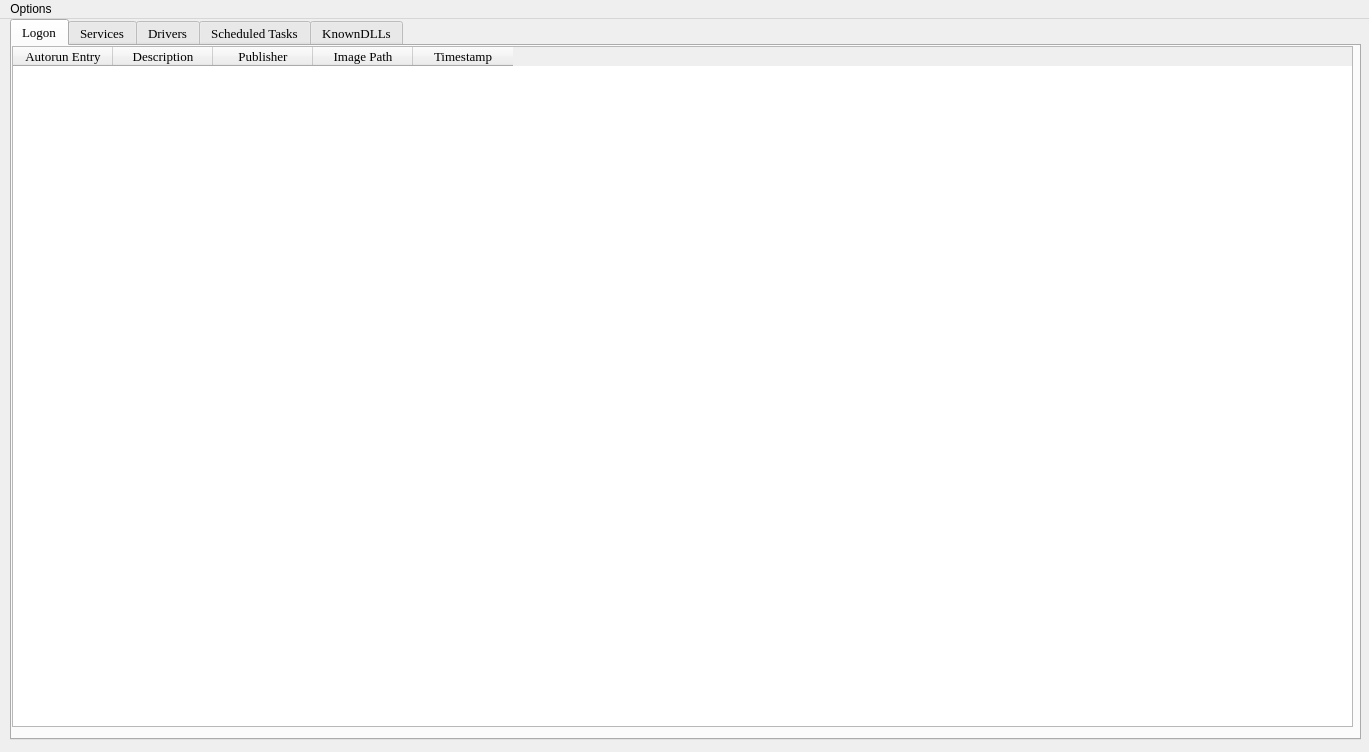
<?xml version="1.0" encoding="UTF-8"?>
<ui version="4.0">
 <class>MainWindow</class>
 <widget class="QMainWindow" name="MainWindow">
  <property name="geometry">
   <rect>
    <x>0</x>
    <y>0</y>
    <width>1369</width>
    <height>752</height>
   </rect>
  </property>
  <property name="windowTitle">
   <string>Autoruns-c</string>
  </property>
  <widget class="QWidget" name="centralwidget">
   <widget class="QTabWidget" name="tabWidget">
    <property name="geometry">
     <rect>
      <x>10</x>
      <y>0</y>
      <width>1351</width>
      <height>721</height>
     </rect>
    </property>
    <property name="font">
     <font>
      <family>Times New Roman</family>
      <pointsize>10</pointsize>
     </font>
    </property>
    <property name="currentIndex">
     <number>0</number>
    </property>
    <widget class="QWidget" name="tab_logon">
     <attribute name="title">
      <string>Logon</string>
     </attribute>
     <widget class="QTableWidget" name="tableWidget">
      <property name="geometry">
       <rect>
        <x>0</x>
        <y>0</y>
        <width>1341</width>
        <height>681</height>
       </rect>
      </property>
      <column>
       <property name="text">
        <string>Autorun Entry</string>
       </property>
      </column>
      <column>
       <property name="text">
        <string>Description</string>
       </property>
      </column>
      <column>
       <property name="text">
        <string>Publisher</string>
       </property>
      </column>
      <column>
       <property name="text">
        <string>Image Path</string>
       </property>
      </column>
      <column>
       <property name="text">
        <string>Timestamp</string>
       </property>
      </column>
     </widget>
    </widget>
    <widget class="QWidget" name="tab_services">
     <attribute name="title">
      <string>Services</string>
     </attribute>
     <widget class="QTableWidget" name="tableWidget_2">
      <property name="geometry">
       <rect>
        <x>0</x>
        <y>0</y>
        <width>1341</width>
        <height>681</height>
       </rect>
      </property>
      <column>
       <property name="text">
        <string>Autorun Entry</string>
       </property>
      </column>
      <column>
       <property name="text">
        <string>Description</string>
       </property>
      </column>
      <column>
       <property name="text">
        <string>Publisher</string>
       </property>
      </column>
      <column>
       <property name="text">
        <string>Image Path</string>
       </property>
      </column>
      <column>
       <property name="text">
        <string>Timestamp</string>
       </property>
      </column>
     </widget>
    </widget>
    <widget class="QWidget" name="tab_drivers">
     <attribute name="title">
      <string>Drivers</string>
     </attribute>
     <widget class="QTableWidget" name="tableWidget_3">
      <property name="geometry">
       <rect>
        <x>0</x>
        <y>0</y>
        <width>1341</width>
        <height>681</height>
       </rect>
      </property>
      <column>
       <property name="text">
        <string>Autorun Entry</string>
       </property>
      </column>
      <column>
       <property name="text">
        <string>Description</string>
       </property>
      </column>
      <column>
       <property name="text">
        <string>Publisher</string>
       </property>
      </column>
      <column>
       <property name="text">
        <string>Image Path</string>
       </property>
      </column>
      <column>
       <property name="text">
        <string>Timestamp</string>
       </property>
      </column>
     </widget>
    </widget>
    <widget class="QWidget" name="tab_schedule">
     <attribute name="title">
      <string>Scheduled Tasks</string>
     </attribute>
     <widget class="QTableWidget" name="tableWidget_4">
      <property name="geometry">
       <rect>
        <x>0</x>
        <y>0</y>
        <width>1341</width>
        <height>681</height>
       </rect>
      </property>
      <column>
       <property name="text">
        <string>Autorun Entry</string>
       </property>
      </column>
      <column>
       <property name="text">
        <string>Description</string>
       </property>
      </column>
      <column>
       <property name="text">
        <string>Publisher</string>
       </property>
      </column>
      <column>
       <property name="text">
        <string>Image Path</string>
       </property>
      </column>
      <column>
       <property name="text">
        <string>Timestamp</string>
       </property>
      </column>
     </widget>
    </widget>
    <widget class="QWidget" name="tab">
     <attribute name="title">
      <string>KnownDLLs</string>
     </attribute>
     <widget class="QTableWidget" name="tableWidget_5">
      <property name="geometry">
       <rect>
        <x>0</x>
        <y>0</y>
        <width>1341</width>
        <height>681</height>
       </rect>
      </property>
      <column>
       <property name="text">
        <string>Autorun Entry</string>
       </property>
      </column>
      <column>
       <property name="text">
        <string>Description</string>
       </property>
      </column>
      <column>
       <property name="text">
        <string>Publisher</string>
       </property>
      </column>
      <column>
       <property name="text">
        <string>Image Path</string>
       </property>
      </column>
      <column>
       <property name="text">
        <string>Timestamp</string>
       </property>
      </column>
     </widget>
    </widget>
   </widget>
  </widget>
  <widget class="QMenuBar" name="menuBar">
   <property name="geometry">
    <rect>
     <x>0</x>
     <y>0</y>
     <width>1369</width>
     <height>26</height>
    </rect>
   </property>
   <widget class="QMenu" name="menuOptions">
    <property name="title">
     <string>Options</string>
    </property>
    <addaction name="action_hide_windows"/>
    <addaction name="action_hide_microsoft"/>
   </widget>
   <addaction name="menuOptions"/>
  </widget>
  <action name="actionHide_Microsoft_Entries">
   <property name="checkable">
    <bool>true</bool>
   </property>
   <property name="checked">
    <bool>false</bool>
   </property>
   <property name="text">
    <string>Hide Microsoft Entries</string>
   </property>
   <property name="shortcut">
    <string>Ctrl+M</string>
   </property>
   <property name="shortcutContext">
    <enum>Qt::WindowShortcut</enum>
   </property>
  </action>
  <action name="actionHide_Windows_Entries">
   <property name="checkable">
    <bool>true</bool>
   </property>
   <property name="text">
    <string>Hide Windows Entries</string>
   </property>
   <property name="shortcut">
    <string>Ctrl+W</string>
   </property>
  </action>
  <action name="action_hide_windows">
   <property name="checkable">
    <bool>true</bool>
   </property>
   <property name="text">
    <string>Hide Windows Entries</string>
   </property>
   <property name="shortcut">
    <string>Ctrl+W</string>
   </property>
  </action>
  <action name="action_hide_microsoft">
   <property name="checkable">
    <bool>true</bool>
   </property>
   <property name="text">
    <string>Hide Microsoft Entries</string>
   </property>
   <property name="shortcut">
    <string>Ctrl+M</string>
   </property>
  </action>
  <action name="action_hide_empty">
   <property name="checkable">
    <bool>true</bool>
   </property>
   <property name="checked">
    <bool>false</bool>
   </property>
   <property name="text">
    <string>Hide Empty Locations</string>
   </property>
   <property name="shortcut">
    <string>Ctrl+E</string>
   </property>
  </action>
 </widget>
 <resources/>
 <connections/>
</ui>
